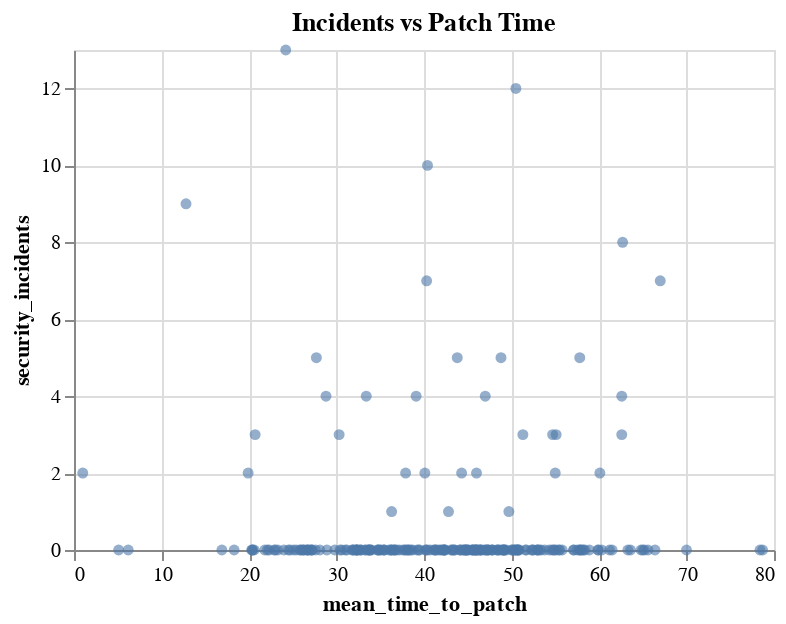

The code cell stored with this chart in its notebook:
### Code cell
# Altair visual checks
base = alt.Chart(df)

# Incidents histogram
alt.Chart(df).mark_bar().encode(
    x=alt.X('security_incidents:Q', bin=alt.Bin(maxbins=30), title='Security incidents'),
    y=alt.Y('count()', title='Count')
).properties(width=350, height=250)

# Incidents vs vulnerabilities
base.mark_circle(opacity=0.6).encode(
    x='vuln_count:Q',
    y='security_incidents:Q',
    tooltip=['department','quarter','vuln_count','security_incidents']
).properties(title='Incidents vs Vulns', width=350, height=250)

# Incidents vs patch time
base.mark_circle(opacity=0.6).encode(
    x='mean_time_to_patch:Q',
    y='security_incidents:Q',
    tooltip=['department','quarter','mean_time_to_patch','security_incidents']
).properties(title='Incidents vs Patch Time', width=350, height=250)

### Figure 1 — Vega-Lite specification as saved in the notebook (floating-point values rounded to 4 significant figures; data arrays with more than 128 entries replaced by an {"elided": "..."} marker saying what was removed)
{"config": {"view": {"continuousWidth": 300, "continuousHeight": 300}}, "data": {"name": "data-eaf4561b0e8c0d5d03504aba80a4de11"}, "mark": {"type": "circle", "opacity": 0.6}, "encoding": {"tooltip": [{"field": "department", "type": "nominal"}, {"field": "quarter", "type": "nominal"}, {"field": "mean_time_to_patch", "type": "quantitative"}, {"field": "security_incidents", "type": "quantitative"}], "x": {"field": "mean_time_to_patch", "type": "quantitative"}, "y": {"field": "security_incidents", "type": "quantitative"}}, "height": 250, "title": "Incidents vs Patch Time", "width": 350, "$schema": "https://vega.github.io/schema/vega-lite/v5.20.1.json", "datasets": {"data-eaf4561b0e8c0d5d03504aba80a4de11": {"elided": "240 records"}}}
